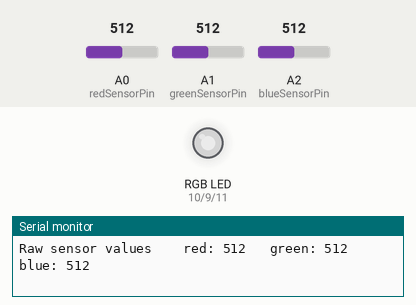
This sketch was run on a simulated Arduino Uno, built with avr-gcc and run on an emulated ATmega328P. Parts: an RGB LED mixed from three pins (HIGH = lit), the last lines printed to the serial monitor. The test bench sets the inputs (shaded band); at power-on: A0 (redSensorPin) = 512, A1 (greenSensorPin) = 512, A2 (blueSensorPin) = 512. Dim RGB values are drawn brighter than linear.

Above: at 1.2 s.
1.3 s: A0 (redSensorPin) set to 412
At 2.6 s:
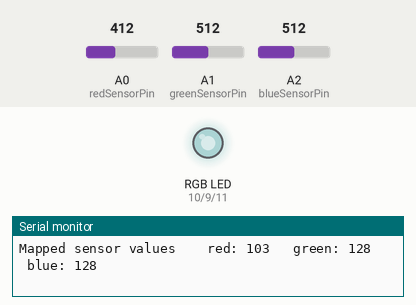
4.3 s: A0 (redSensorPin) set to 382
At 5.9 s:
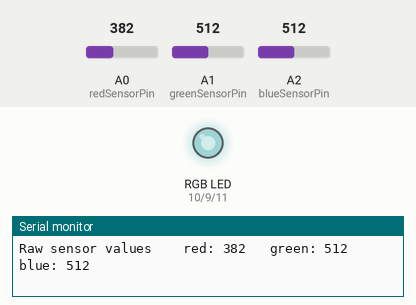
7.3 s: A1 (greenSensorPin) set to 411
At 8.2 s:
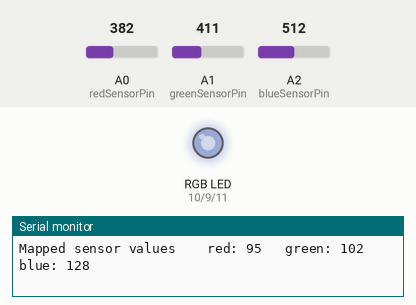
10.3 s: A1 (greenSensorPin) set to 386
At 11.1 s:
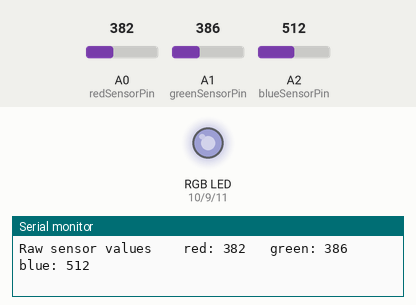
13.3 s: A2 (blueSensorPin) set to 412
At 14.7 s:
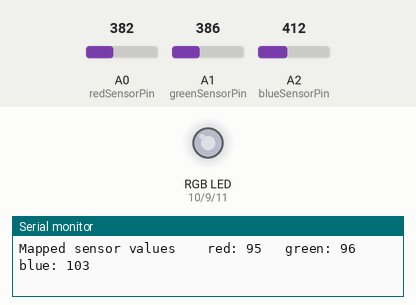
16.3 s: A2 (blueSensorPin) set to 390
At 17.1 s:
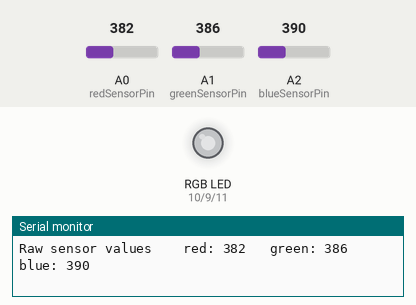
Timing chart, 0 to 19.3 s (numbered marks = the images above; inputs shaded):
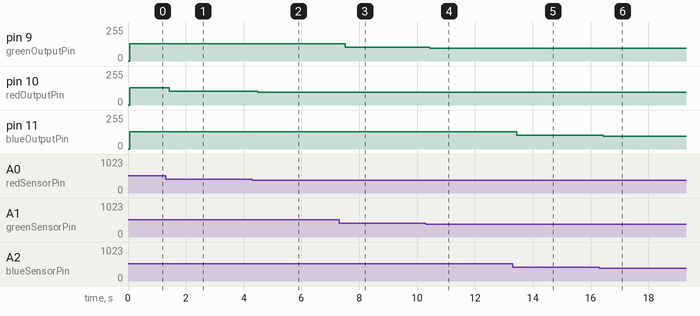

The sketch:

sketch.ino
```cpp
const int greenOutputPin = 9;
const int redOutputPin = 10;
const int blueOutputPin = 11;

const int redSensorPin = A0;
const int greenSensorPin = A1;
const int blueSensorPin = A2;

int redValue = 0;
int greenValue = 0;
int blueValue = 0;

int redSensorValue = 0;
int greenSensorValue = 0;
int blueSensorValue = 0;

void setup() {
  // put your setup code here, to run once:

  Serial.begin(9600);

  pinMode(greenOutputPin, OUTPUT);
  pinMode(redOutputPin, OUTPUT);
  pinMode(blueOutputPin, OUTPUT);
}

void loop() {
  // put your main code here, to run repeatedly:

  redSensorValue = analogRead(redSensorPin);
  delay(5);
  greenSensorValue = analogRead(greenSensorPin);
  delay(5);
  blueSensorValue = analogRead(blueSensorPin);
  delay(5);

  Serial.print("Raw sensor values \t red: ");
  Serial.print(redSensorValue);
  Serial.print("\t green: ");
  Serial.print(greenSensorValue);
  Serial.print("\t blue: ");
  Serial.println(blueSensorValue);

  redValue = redSensorValue / 4;
  greenValue = greenSensorValue / 4;
  blueValue = blueSensorValue / 4;

  Serial.print("Mapped sensor values \t red: ");
  Serial.print(redValue);
  Serial.print("\t green: ");
  Serial.print(greenValue);
  Serial.print("\t blue: ");
  Serial.println(blueValue);

  analogWrite(redOutputPin, redValue);
  analogWrite(greenOutputPin, greenValue);
  analogWrite(blueOutputPin, blueValue);

}
```

Measured:
- after the input at 1.3 s, pin 10 (redOutputPin): 128/255 → 103/255 after 0.12 s
- after the input at 4.3 s, pin 10 (redOutputPin): 103/255 → 95/255 after 0.18 s
- after the input at 7.3 s, pin 9 (greenOutputPin): 128/255 → 102/255 after 0.21 s
- after the input at 10.3 s, pin 9 (greenOutputPin): 102/255 → 96/255 after 0.13 s
- after the input at 13.3 s, pin 11 (blueOutputPin): 128/255 → 103/255 after 0.14 s
- after the input at 16.3 s, pin 11 (blueOutputPin): 103/255 → 97/255 after 0.14 s
